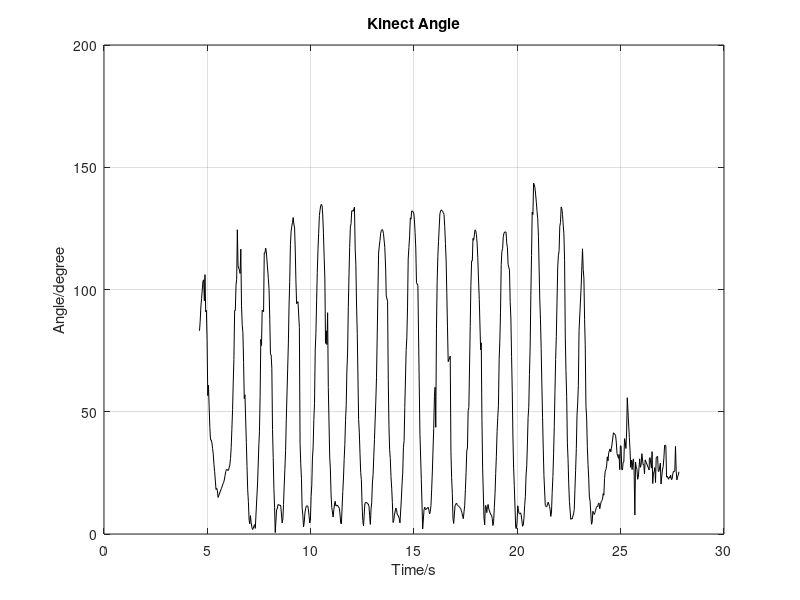

Recreate this plot in MATLAB.
kinect_data = load("output_siqiwang_3.txt");

time = kinect_data(:,1);
angle = kinect_data(:,end);

% N = length(extension);

%% with trean freq analysis
plot(time, angle, 'k');  
grid;
title('Kinect Angle');
xlabel('Time/s'); ylabel('Angle/degree');